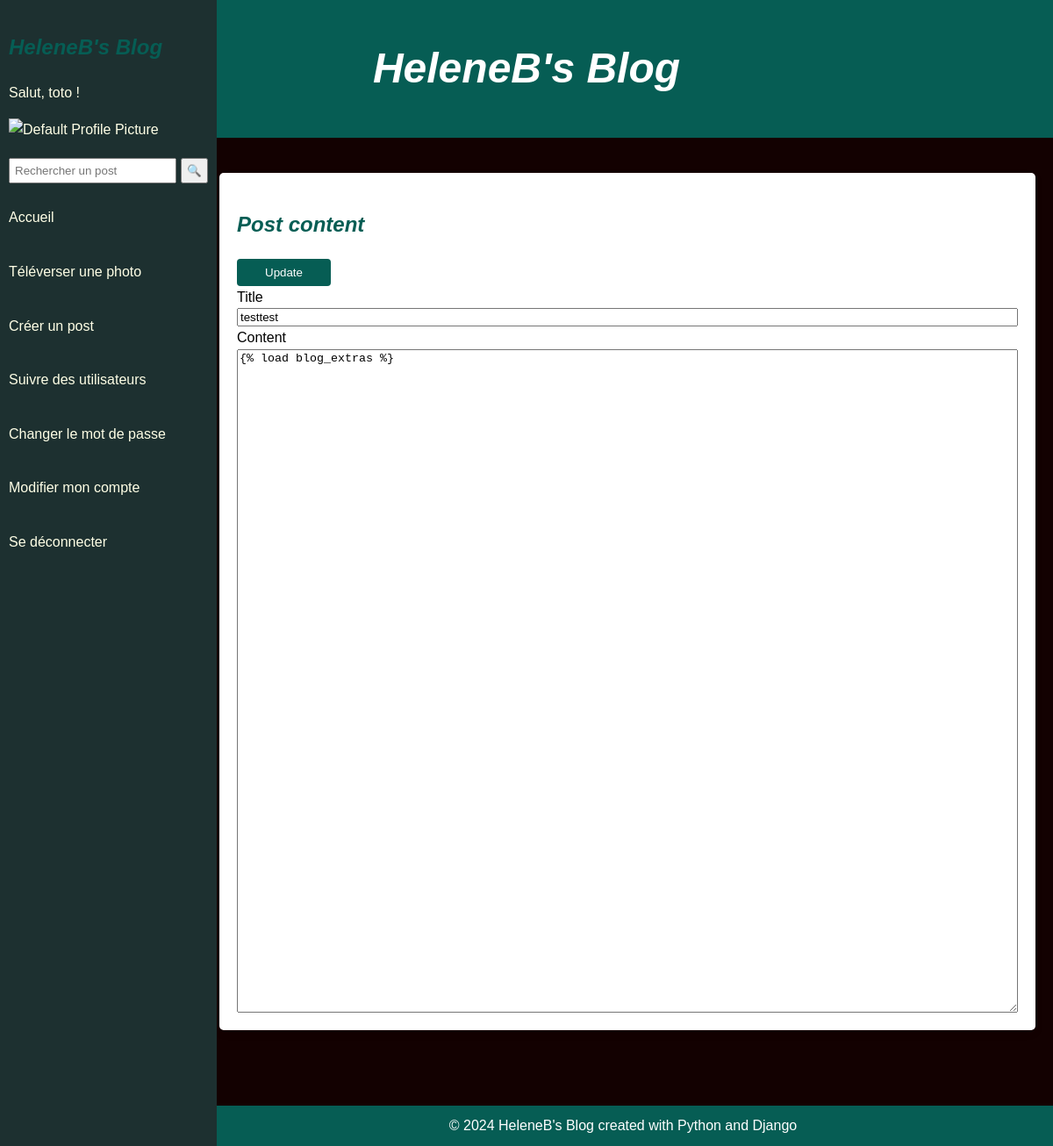
/post/8/update/ (signed in), run on the app's committed database.
### posts/models.py (models this page shows, shortened)
class User(AbstractUser):
    CREATOR = 'CREATOR'
    SUBSCRIBER = 'SUBSCRIBER'
    ROLE_CHOICES = [
        (CREATOR, 'Creator'),
        (SUBSCRIBER, 'Subscriber'),
    ]
    profile_picture = models.ImageField(upload_to='profile_pictures/', null=True, blank=True)
    role = models.CharField(max_length=300, choices=ROLE_CHOICES, default=SUBSCRIBER)
    follows = models.ManyToManyField(
         'self',
        limit_choices_to={'role': CREATOR},# Un utilisateur ne peut suivre que les créateurs
        symmetrical=False, # Un utilisateur peut suivre plusieurs créateurs, mais un créateur ne peut pas suivre un utilisateur
        verbose_name='suit',# Le nom de la relation
    )

class Post(models.Model):
    title = models.CharField(max_length=100)
    content = models.TextField()
    photo= models.ForeignKey('Photo', on_delete=models.CASCADE, null=True, blank=True)
    created_at = models.DateTimeField(default=datetime.now, blank=True)
    contributors = models.ManyToManyField(settings.AUTH_USER_MODEL, through='PostContributor', related_name='contributions')

### posts/views.py (the view, shortened to what this page needs)
# urls.py: path('post/<int:pk>/update/', views.update_post, name='update_post'),
def update_post(request, pk):
    post = get_object_or_404(Post, pk=pk)
    return render(request, 'update_post.html', {'post': post})

### templates/update_post.html (shortened to what this page needs)
{% extends 'base.html' %} {% block content %}
<div class="container">
  <h2>Post content</h2>
  <form method="POST">
    <button class="btn" type="submit">Update</button>
    <div class="input-group">
      <label for="title">Title</label>
      <input
        type="text"
        name="title"
        id="title"
        required
        value="{{ post.title }}"
      />
    </div>
    <div class="input-group">
      <label for="content">Content</label>
      <textarea rows="50" cols="100" name="content" id="content" required>
{{ post.content }}</textarea
      >
    </div>
  </form>
</div>
{% endblock %}

### templates/base.html (shortened to what this page needs)
{% load static %}
<!DOCTYPE html>
<html lang="en">
<head>
  <link rel="stylesheet" type="text/css" href="{% static 'css/style.css' %}" />
</head>
<body>
  <div class="header">
    <h2><a href="/index">HeleneB's Blog</a></h2>
  </div>
  <div class="sidebar">
    <h2>HeleneB's Blog</h2>
    {% if user.is_authenticated %}
    <p>Salut, {{ user }} !</p>
    {% if user.profile_picture %}
    <img class="profile_picture" src="{{ user.profile_picture.url }}" alt="Profile Picture">
    {% else %}
    <img class="profile_picture" src="{% static 'assets/default_profile.png' %}" alt="Default Profile Picture">
    {% endif %}
    <form method="get" action="{% url 'search' %}" style="display: flex; align-items: center;">
      <input type="text" name="q" placeholder="Rechercher un post" aria-label="Search"
        style="padding: 5px; margin-right: 5px;">
      <button type="submit" style="padding: 5px;">🔍</button>
    </form>
    <p><a href="{% url 'index' %}">Accueil</a></p>
    {% if perms.posts.add_post %}
    <p><a href="{% url 'photo_upload' %}">Téléverser une photo</a></p>
    <p><a href="{%url 'create'%}"> Créer un post</a></p>
    {% endif %}
    <p><a href="{% url 'follow_users' %}">Suivre des utilisateurs</a></p>
    <p><a href="{% url 'password_change' %}">Changer le mot de passe</a></p>
    <p><a href="{%url 'update_profile' %}">Modifier mon compte</a></p>
    <p><a href="{% url 'logout' %}">Se déconnecter</a></p>
    {% else %}
    <p>Bienvenue, invité !<br> Veuillez vous connecter.</p>
    <p><a href="{% url 'login' %}">Se connecter</a></p>
    <p><a href="{% url 'signup' %}">S'inscrire</a></p>
    {% endif %}
  </div>
  <div class="content">
    {% block content %}{% endblock %}
  </div>
  <footer>
    <div>&copy; 2024 HeleneB's Blog created with Python and Django</div>
  </footer>
</body>
</html>

### static/css/style.css (style rules this page uses)
* { box-sizing: border-box; }
body { font-family: "Arial", sans-serif; padding: 0; background: #130101; margin: 0; line-height: 1.6; }
.sidebar { height: 100%; position: fixed; z-index: 1; top: 0; left: 0; background-color: #1d3030; color: #ffffe6; overflow-x: hidden; padding-top: 15px; padding-left: 10px; padding-right: 10px; }
.content { margin-left: 230px; padding: 20px; }
.header { background-color: #065d54; color: white; padding: 20px; text-align: center; }
.header a { color: white; text-decoration: none; font-size: 3rem; }
.card, .container { background-color: white; padding: 20px; margin-top: 20px; border-radius: 5px; box-shadow: 0 4px 8px rgba(0, 0, 0, 0.1); transition: transform 0.2s ease; margin-bottom: 7rem; }
.sidebar a { text-decoration: none; color: #ffffe6; display: block; padding: 10px 0; }
form .input-group { display: flex; justify-content: center; flex-direction: column; }
footer { background: #065d54; color: white; text-align: center; padding: 10px 0; position: fixed; width: calc(100% - 220px); bottom: 0; margin-left: 220px; }
h2 { color: #065d54; font-style: italic; }
.btn { padding: 0.5rem 2rem; border: none; border-radius: 4px; cursor: pointer; text-decoration: none; display: inline-flex; align-items: center; gap: 0.5rem; font-weight: 500; transition: all 0.3s ease; background-color: #065d54; color: white; }
.btn { position: relative; overflow: hidden; }
.btn::after { content: ""; position: absolute; top: 50%; left: 50%; width: 0; height: 0; background-color: rgba(255, 255, 255, 0.2); border-radius: 50%; transform: translate(-50%, -50%); transition: width 0.3s, height 0.3s; }
.profile_picture { width: 200px; margin-bottom: 20px; }

### data on the page
User: username "toto"
Post: title "testtest", content "{% load blog_extras %}"
